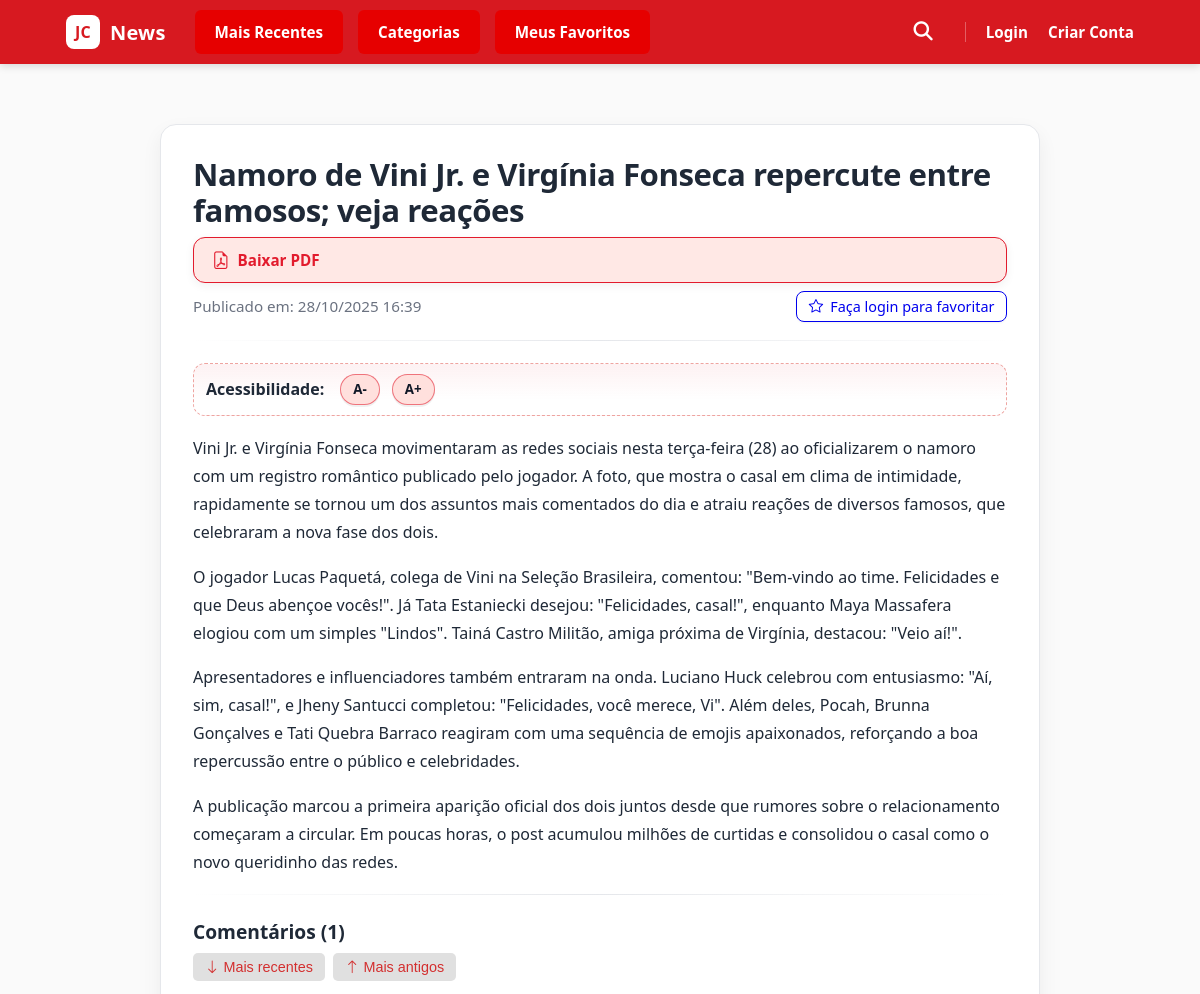
Before: /noticia/4/ (upper part) with the older database file.
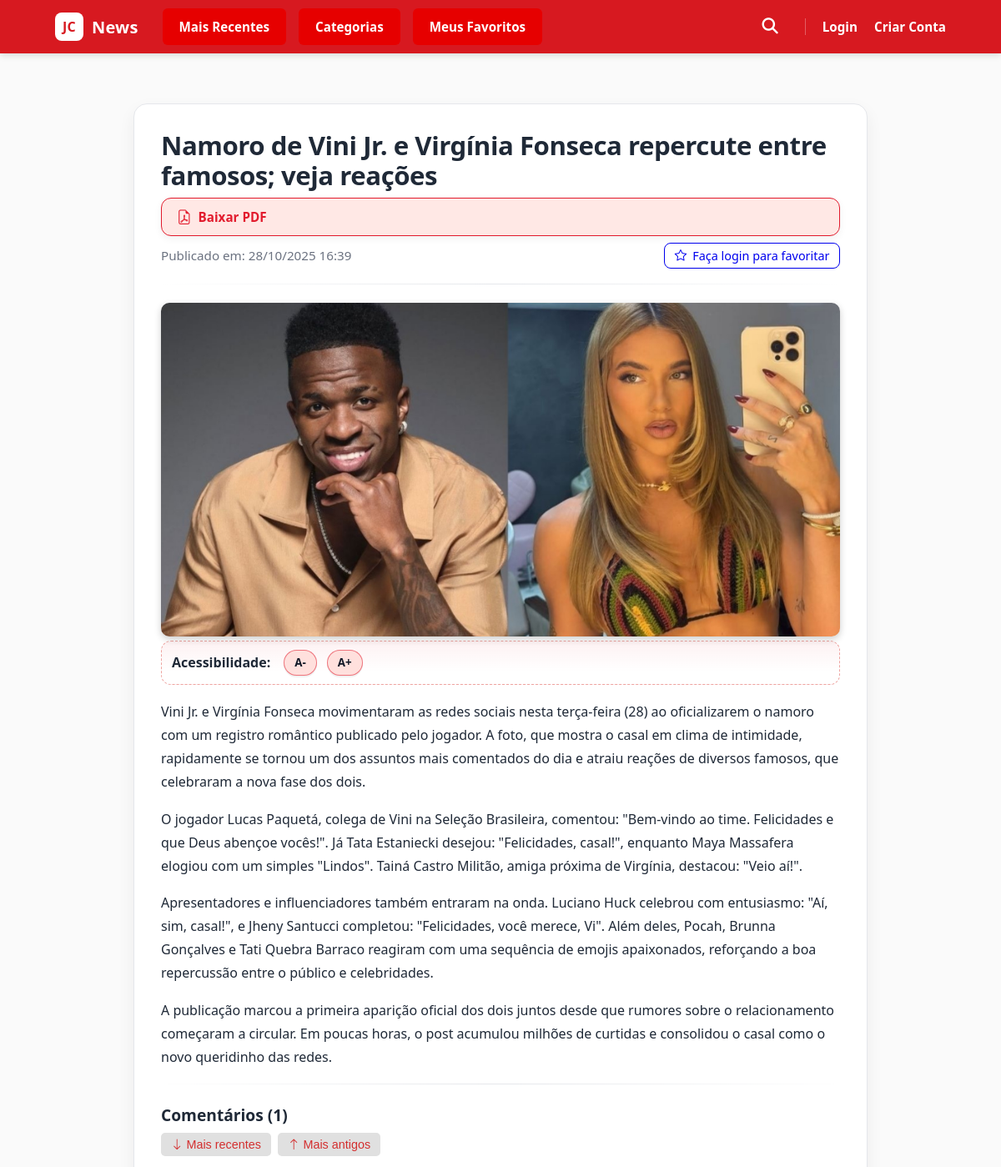
After: the same page with the newer database file.
### app1/models.py (models this page shows, shortened)
class Noticia(models.Model):
    titulo = models.CharField(max_length=255)
    conteudo = models.TextField(blank=False)
    data_publicacao = models.DateTimeField(auto_now_add=True)
    categoria = models.ForeignKey(
        Categoria, on_delete=models.SET_NULL, null=True, blank=True, related_name='noticias'
    )
    imagem = models.ImageField(upload_to='noticias/', blank=True, null=True)
    visualizacoes = models.PositiveIntegerField(default=0)
    favoritos = models.ManyToManyField(
        User,
        related_name='noticias_favoritas',
        blank=True
    )
    usuarios_que_visitaram = models.ManyToManyField(
        User,
        related_name='noticias_visualizadas',
        blank=True
    )

### app1/views.py (the view)
# urls.py: path('noticia/<int:pk>/', views.detalhe_noticia, name='detalhe_noticia'),
def detalhe_noticia(request, pk):
    noticia = get_object_or_404(Noticia, pk=pk)
    if request.user.is_authenticated:
        if request.user not in noticia.usuarios_que_visitaram.all():
            noticia.visualizacoes += 1
            noticia.usuarios_que_visitaram.add(request.user)
            noticia.save()
        is_favorita = noticia.favoritos.filter(id=request.user.id).exists()
    else:
        noticia.visualizacoes += 1
        noticia.save()
        is_favorita = False
    filtro = request.GET.get("filtro", "")
    comentarios = noticia.comentarios.all()
    if filtro == "recentes":
        comentarios = comentarios.order_by("-data_comentario")
    elif filtro == "antigos":
        comentarios = comentarios.order_by("data_comentario")
    elif filtro == "meus" and request.user.is_authenticated:
        comentarios = comentarios.filter(usuario=request.user)
    form_comentario = ComentarioForm()
    return render(request, "app1/noticia_detalhe.html", {
        "noticia": noticia,
        "comentarios": comentarios,
        "form_comentario": form_comentario,
        "is_favorita": is_favorita,
    })

### app1/context_processors.py (called while the page is built)
def subscription_form(request):
    return {"form_subscription": SubscriptionForm()}

### app1/templates/app1/noticia_detalhe.html (shortened to what this page needs)
{% extends 'app1/base.html' %}
{% load static %}
{% block content %}
<link rel="stylesheet" href="{% static 'app1/css/noticia_detalhe.css' %}">
<div class="noticia-page container">
  <header class="mb-4">
    <h1>{{ noticia.titulo }}</h1>
    <a href="{% url 'app1:baixar_pdf_noticia' noticia.pk %}" class="btn-download-pdf">
      <i class="bi bi-file-earmark-pdf"></i> Baixar PDF
    </a>
    <div class="d-flex justify-content-between align-items-center flex-wrap">
      <span class="text-muted mb-2">Publicado em: {{ noticia.data_publicacao|date:"d/m/Y H:i" }}</span>
      {% if user.is_authenticated %}
        <form action="{% url 'app1:favoritar_noticia_view' noticia.pk %}" method="POST" class="m-0">
          {% csrf_token %}
          <button type="submit" class="btn {% if is_favorita %}btn-danger{% else %}btn-outline-primary{% endif %} btn-sm">
            {% if is_favorita %}
              <i class="bi bi-star-fill"></i> Remover dos Favoritos
            {% else %}
              <i class="bi bi-star"></i> Adicionar aos Favoritos
            {% endif %}
          </button>
        </form>
      {% else %}
        <a href="{% url 'login' %}?next={{ request.path }}" class="btn btn-outline-secondary btn-sm">
          <i class="bi bi-star"></i> Faça login para favoritar
        </a>
      {% endif %}
    </div>
  </header>
  <hr>
  {% if noticia.imagem %}
  <div class="imagem-noticia my-4 text-center">
    <img class="imagem-noticia-img" src="{{ noticia.imagem.url }}" alt="Imagem da notícia" class="img-fluid rounded shadow-sm">
  </div>
  {% endif %}
  <div class="controles-fonte mb-3">
    <strong>Acessibilidade:</strong>
    <button id="diminuir-fonte" class="btn btn-sm btn-light border">A-</button>
    <button id="aumentar-fonte" class="btn btn-sm btn-light border">A+</button>
  </div>
  <article id="corpo-noticia" class="mb-5" style="font-size: 16px;">
    {{ noticia.conteudo|linebreaks }}
  </article>
  <hr>
  <section class="comentarios-section mt-5">
    <h3>Comentários ({{ comentarios.count }})</h3>
    <form method="get" class="mb-3 d-flex gap-2 filtro-comentarios">
        <button type="submit" name="filtro" value="recentes" class="btn btn-filtro">
            <i class="bi bi-arrow-down"></i> Mais recentes
        </button>
        <button type="submit" name="filtro" value="antigos" class="btn btn-filtro">
            <i class="bi bi-arrow-up"></i> Mais antigos
        </button>
    </form>
  </section>
</div>
{% endblock %}

Changed rows visible on the page:
changed Noticia "Namoro de Vini Jr. e Virgínia Fonseca repercute entre famosos; veja reações": imagem: picture added
